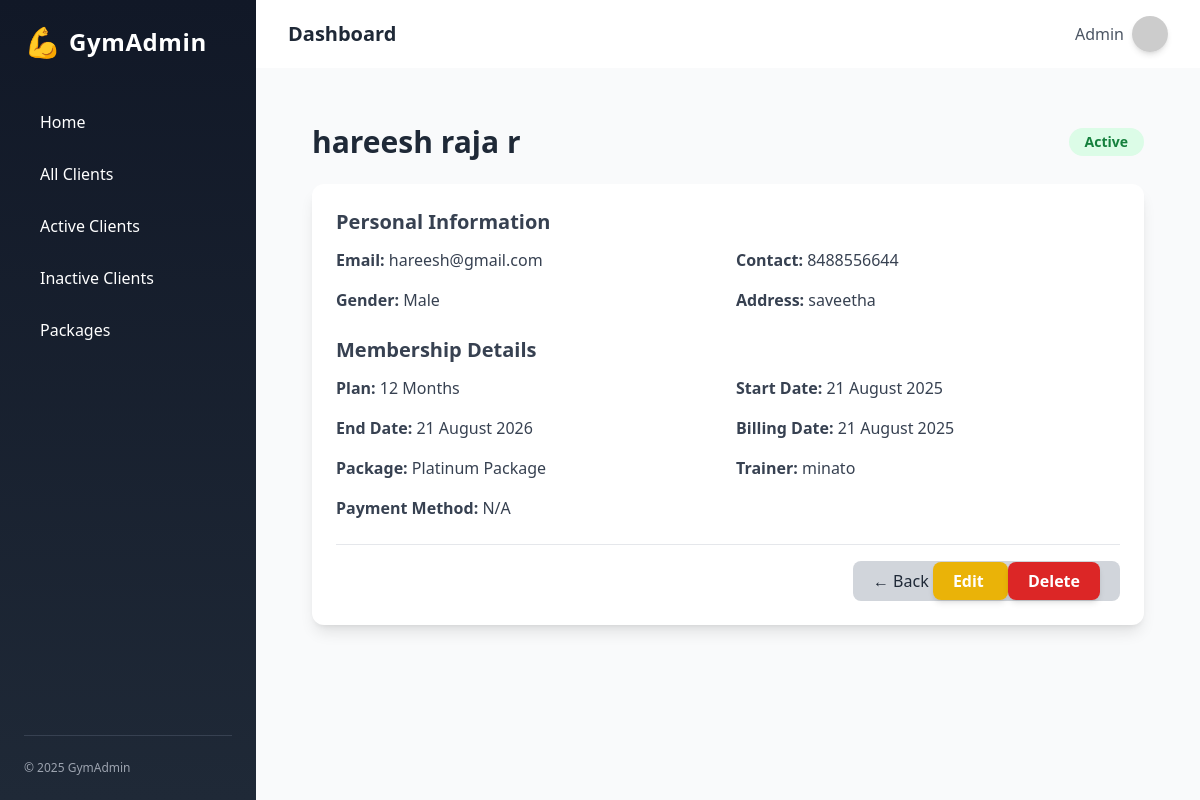
The page /clients/1 on the database its author committed.
### app/models/client.py (models this page shows, shortened)
class Client(db.Model):
    __tablename__ = 'clients'
    id = db.Column(db.Integer, primary_key=True)
    first_name = db.Column(db.String(100), nullable=False)
    middle_name = db.Column(db.String(100))
    last_name = db.Column(db.String(100))
    email = db.Column(db.String(120), unique=True)
    contact = db.Column(db.String(20), nullable=False)
    gender = db.Column(db.String(10))
    address = db.Column(db.Text)
    status = db.Column(db.String(10), default='Active')  # Active / Inactive
    start_date = db.Column(db.Date)
    end_date = db.Column(db.Date)
    billing_date = db.Column(db.Date)
    duration = db.Column(db.String(20))  # e.g., '3 months', '6 months'
    payment_method = db.Column(db.String(50))
    package_id = db.Column(db.Integer, db.ForeignKey('packages.id'))
    trainer_id = db.Column(db.Integer, db.ForeignKey('trainers.id'))
    package = db.relationship("Package", back_populates="clients")
    trainer = db.relationship("Trainer", back_populates="clients")
    created_at = db.Column(db.DateTime, default=datetime.utcnow)

### app/models/package.py (models this page shows, shortened)
class Package(db.Model):
    __tablename__ = 'packages'
    id = db.Column(db.Integer, primary_key=True)
    name = db.Column(db.String(100), nullable=False)
    description = db.Column(db.Text)
    amount = db.Column(db.Float, nullable=False)
    plan_duration = db.Column(db.String(50))  # e.g., "3 months", "6 months", etc.
    clients = db.relationship("Client", back_populates="package")

### app/models/trainer.py (models this page shows, shortened)
class Trainer(db.Model):
    __tablename__ = 'trainers'
    id = db.Column(db.Integer, primary_key=True)
    name = db.Column(db.String(100), nullable=False)
    experience = db.Column(db.Integer)
    qualities = db.Column(db.Text)
    batch = db.Column(db.String(20))  # e.g., 'Morning', 'Evening'
    photo = db.Column(db.String(100))
    clients = db.relationship('Client', back_populates='trainer', cascade='all, delete-orphan')

### app/routes/clients.py (the view)
@clients_bp.route("/<int:client_id>")
def view_client(client_id):
    client = Client.query.get_or_404(client_id)
    recent_clients = get_recent_clients(1)
    return render_template("view_client.html", client=client, recent_clients=recent_clients)

### app/routes/clients.py (called while the page is built)
def get_recent_clients(limit=1):
    return Client.query.order_by(Client.id.desc()).limit(limit).all()

### app/templates/view_client.html (shortened to what this page needs)
{% extends 'base.html' %}
{% block content %}
<div class="p-6">
  <div class="flex items-center justify-between mb-6">
    <h1 class="text-3xl font-bold text-gray-800">
      {{ client.first_name }} {{ client.middle_name or '' }} {{ client.last_name or '' }}
    </h1>
    <span class="px-4 py-1 rounded-full text-sm font-semibold
                 {% if client.status == 'Active' %}
                   bg-green-100 text-green-700
                 {% elif client.status == 'Inactive' %}
                   bg-red-100 text-red-700
                 {% else %}
                   bg-gray-200 text-gray-700
                 {% endif %}">
      {{ client.status }}
    </span>
  </div>
  <div class="bg-white shadow-lg rounded-xl p-6 space-y-6">
    <div>
      <h2 class="text-xl font-semibold text-gray-700 mb-3">Personal Information</h2>
      <div class="grid grid-cols-1 md:grid-cols-2 gap-4 text-gray-700">
        <p><strong>Email:</strong> {{ client.email or 'N/A' }}</p>
        <p><strong>Contact:</strong> {{ client.contact }}</p>
        <p><strong>Gender:</strong> {{ client.gender or 'N/A' }}</p>
        <p><strong>Address:</strong> {{ client.address or 'N/A' }}</p>
      </div>
    </div>
    <div>
      <h2 class="text-xl font-semibold text-gray-700 mb-3">Membership Details</h2>
      <div class="grid grid-cols-1 md:grid-cols-2 gap-4 text-gray-700">
        <p><strong>Plan:</strong> {{ client.duration or 'N/A' }}</p>
        <p><strong>Start Date:</strong> {{ client.start_date.strftime('%d %B %Y') if client.start_date else 'N/A' }}</p>
        <p><strong>End Date:</strong> {{ client.end_date.strftime('%d %B %Y') if client.end_date else 'N/A' }}</p>
        <p><strong>Billing Date:</strong> {{ client.billing_date.strftime('%d %B %Y') if client.billing_date else 'N/A' }}</p>
        <p><strong>Package:</strong> {{ client.package.name if client.package else 'N/A' }}</p>
        <p><strong>Trainer:</strong> {{ client.trainer.name if client.trainer else 'N/A' }}</p>
        <p><strong>Payment Method:</strong> {{ client.payment_method or 'N/A' }}</p>
      </div>
    </div>
    <div class="flex justify-end space-x-4 pt-4 border-t">
      <f="{{ url_for('clients.list_clients') }}" a hre
         class="px-5 py-2 rounded-lg bg-gray-300 hover:bg-gray-400 text-gray-800 font-medium transition">
        ← Back
      <a href="{{ url_for('clients.edit_client', client_id=client.id) }}"
         class="px-5 py-2 rounded-lg bg-yellow-500 hover:bg-yellow-600 text-white font-semibold shadow-md transition">
        Edit
      </a>
      <a href="{{ url_for('clients.delete_client', client_id=client.id) }}"
         onclick="return confirm('Are you sure you want to delete this client?');"
         class="px-5 py-2 rounded-lg bg-red-600 hover:bg-red-700 text-white font-semibold shadow-md transition">
        Delete
      </a>
    </div>
  </div>
</div>
{% endblock %}

### rows shown on the page
Client: first_name "hareesh", middle_name "raja", last_name "r", status "Active", email "hareesh@gmail.com", contact "8488556644", gender "Male", address "saveetha", duration "12 Months", start_date "21 August 2025", end_date "21 August 2026", billing_date "21 August 2025", payment_method "N/A"
Package: package "Platinum Package"
Trainer: trainer "minato"
